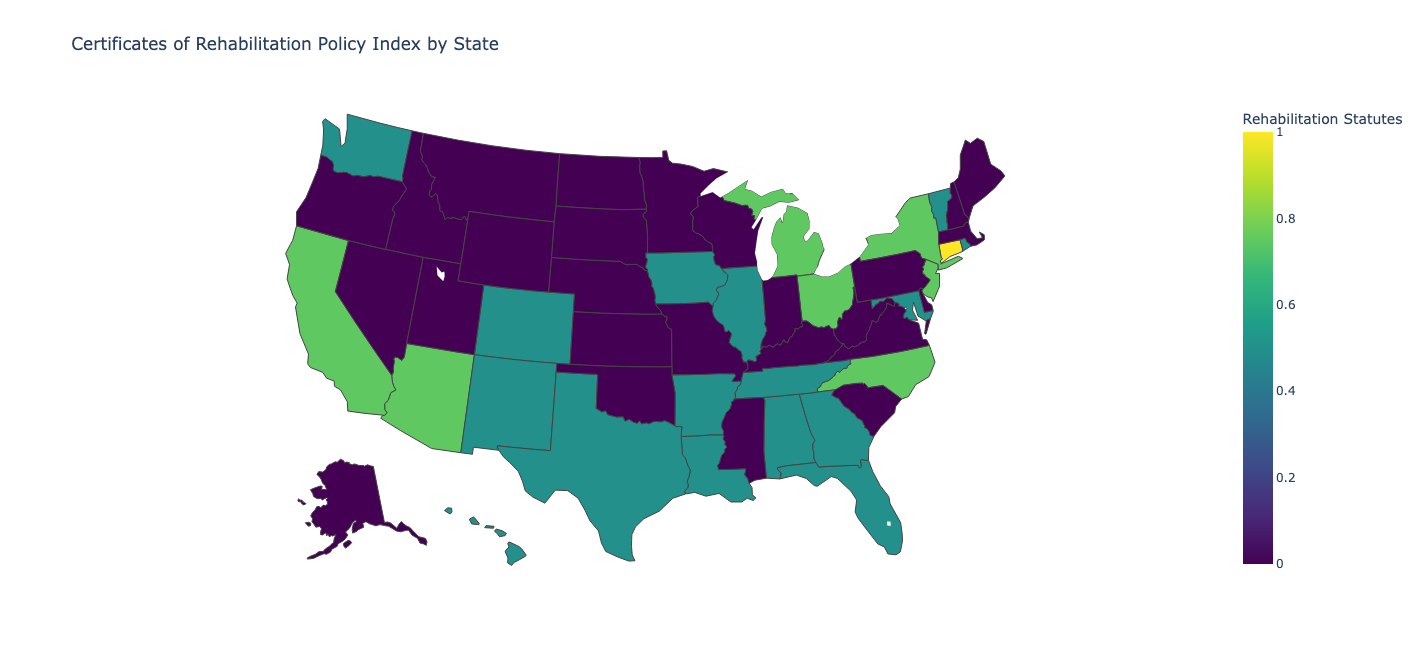

Generate this figure with Python:
import pandas as pd
import plotly.express as px
import numpy as np
from us import states

csv_file_path = 'certificates_vis.csv'  # replace with your file path
df = pd.read_csv(csv_file_path)

# get the abbrviation
def state_name_to_abbr(state_name):
    state_name = state_name.strip()
    state = states.lookup(state_name.title())
    return state.abbr if state else None

def get_state_name_to_abbr(row):
    return state_name_to_abbr(row['State'])

df['StateAbbr'] = df.apply(get_state_name_to_abbr, axis=1)

print(df)

# Choropleth map
fig = px.choropleth(df,
                    locations='StateAbbr',
                    locationmode='USA-states',
                    color='Rehabilitation Statutes',
                    scope='usa',
                    color_continuous_scale='Viridis',
                    title='Certificates of Rehabilitation Policy Index by State')
fig.show()
